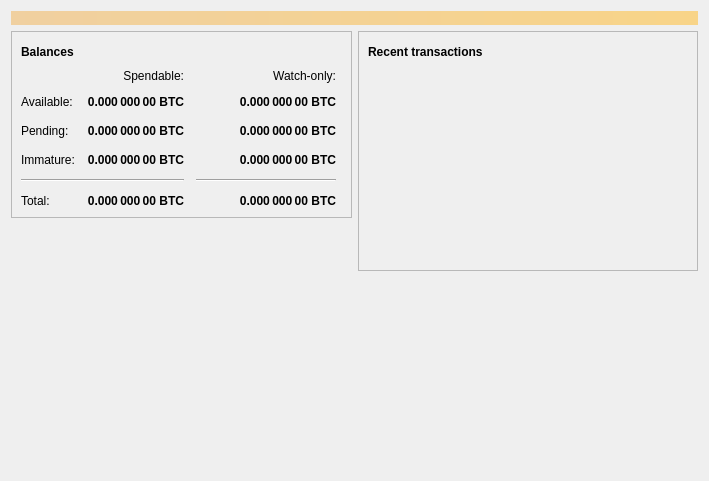
<?xml version="1.0" encoding="UTF-8"?>
<ui version="4.0">
 <class>OverviewPage</class>
 <widget class="QWidget" name="OverviewPage">
  <property name="geometry">
   <rect>
    <x>0</x>
    <y>0</y>
    <width>709</width>
    <height>481</height>
   </rect>
  </property>
  <property name="windowTitle">
   <string>Form</string>
  </property>
  <layout class="QVBoxLayout" name="topLayout">
   <item>
    <widget class="QLabel" name="labelAlerts">
     <property name="visible">
      <bool>false</bool>
     </property>
     <property name="styleSheet">
      <string notr="true">QLabel { background-color: qlineargradient(x1: 0, y1: 0, x2: 1, y2: 0, stop:0 #F0D0A0, stop:1 #F8D488); color:#000000; }</string>
     </property>
     <property name="wordWrap">
      <bool>true</bool>
     </property>
     <property name="margin">
      <number>3</number>
     </property>
     <property name="textInteractionFlags">
      <set>Qt::TextSelectableByMouse</set>
     </property>
    </widget>
   </item>
   <item>
    <layout class="QHBoxLayout" name="horizontalLayout" stretch="1,1">
     <item>
      <layout class="QVBoxLayout" name="verticalLayout_2">
       <item>
        <widget class="QFrame" name="frame">
         <property name="frameShape">
          <enum>QFrame::StyledPanel</enum>
         </property>
         <property name="frameShadow">
          <enum>QFrame::Raised</enum>
         </property>
         <layout class="QVBoxLayout" name="verticalLayout_4">
          <item>
           <layout class="QHBoxLayout" name="horizontalLayout_4">
            <item>
             <widget class="QLabel" name="label_5">
              <property name="font">
               <font>
                <weight>75</weight>
                <bold>true</bold>
               </font>
              </property>
              <property name="text">
               <string>Balances</string>
              </property>
             </widget>
            </item>
            <item>
             <widget class="QPushButton" name="labelWalletStatus">
              <property name="enabled">
               <bool>false</bool>
              </property>
              <property name="maximumSize">
               <size>
                <width>30</width>
                <height>16777215</height>
               </size>
              </property>
              <property name="toolTip">
               <string>The displayed information may be out of date. Your wallet automatically synchronizes with the Bitcoin network after a connection is established, but this process has not completed yet.</string>
              </property>
              <property name="text">
               <string/>
              </property>
              <property name="icon">
               <iconset resource="../bitcoin.qrc">
                <normaloff>:/icons/warning</normaloff>
                <disabledoff>:/icons/warning</disabledoff>:/icons/warning</iconset>
              </property>
              <property name="iconSize">
               <size>
                <width>24</width>
                <height>24</height>
               </size>
              </property>
              <property name="flat">
               <bool>true</bool>
              </property>
             </widget>
            </item>
            <item>
             <spacer name="horizontalSpacer_3">
              <property name="orientation">
               <enum>Qt::Horizontal</enum>
              </property>
              <property name="sizeHint" stdset="0">
               <size>
                <width>40</width>
                <height>20</height>
               </size>
              </property>
             </spacer>
            </item>
           </layout>
          </item>
          <item>
           <layout class="QGridLayout" name="gridLayout">
            <property name="spacing">
             <number>12</number>
            </property>
            <item row="2" column="2">
             <widget class="QLabel" name="labelWatchPending">
              <property name="font">
               <font>
                <weight>75</weight>
                <bold>true</bold>
               </font>
              </property>
              <property name="cursor">
               <cursorShape>IBeamCursor</cursorShape>
              </property>
              <property name="toolTip">
               <string>Unconfirmed transactions to watch-only addresses</string>
              </property>
              <property name="text">
               <string notr="true">0.000 000 00 BTC</string>
              </property>
              <property name="alignment">
               <set>Qt::AlignRight|Qt::AlignTrailing|Qt::AlignVCenter</set>
              </property>
              <property name="textInteractionFlags">
               <set>Qt::LinksAccessibleByMouse|Qt::TextSelectableByKeyboard|Qt::TextSelectableByMouse</set>
              </property>
             </widget>
            </item>
            <item row="2" column="1">
             <widget class="QLabel" name="labelUnconfirmed">
              <property name="font">
               <font>
                <weight>75</weight>
                <bold>true</bold>
               </font>
              </property>
              <property name="cursor">
               <cursorShape>IBeamCursor</cursorShape>
              </property>
              <property name="toolTip">
               <string>Total of transactions that have yet to be confirmed, and do not yet count toward the spendable balance</string>
              </property>
              <property name="text">
               <string notr="true">0.000 000 00 BTC</string>
              </property>
              <property name="alignment">
               <set>Qt::AlignRight|Qt::AlignTrailing|Qt::AlignVCenter</set>
              </property>
              <property name="textInteractionFlags">
               <set>Qt::LinksAccessibleByMouse|Qt::TextSelectableByKeyboard|Qt::TextSelectableByMouse</set>
              </property>
             </widget>
            </item>
            <item row="3" column="2">
             <widget class="QLabel" name="labelWatchImmature">
              <property name="font">
               <font>
                <weight>75</weight>
                <bold>true</bold>
               </font>
              </property>
              <property name="cursor">
               <cursorShape>IBeamCursor</cursorShape>
              </property>
              <property name="toolTip">
               <string>Mined balance in watch-only addresses that has not yet matured</string>
              </property>
              <property name="text">
               <string notr="true">0.000 000 00 BTC</string>
              </property>
              <property name="alignment">
               <set>Qt::AlignRight|Qt::AlignTrailing|Qt::AlignVCenter</set>
              </property>
              <property name="textInteractionFlags">
               <set>Qt::LinksAccessibleByMouse|Qt::TextSelectableByKeyboard|Qt::TextSelectableByMouse</set>
              </property>
             </widget>
            </item>
            <item row="4" column="0" colspan="2">
             <widget class="Line" name="line">
              <property name="orientation">
               <enum>Qt::Horizontal</enum>
              </property>
             </widget>
            </item>
            <item row="4" column="2">
             <widget class="Line" name="lineWatchBalance">
              <property name="sizePolicy">
               <sizepolicy hsizetype="Preferred" vsizetype="Fixed">
                <horstretch>0</horstretch>
                <verstretch>0</verstretch>
               </sizepolicy>
              </property>
              <property name="minimumSize">
               <size>
                <width>140</width>
                <height>0</height>
               </size>
              </property>
              <property name="orientation">
               <enum>Qt::Horizontal</enum>
              </property>
             </widget>
            </item>
            <item row="5" column="0">
             <widget class="QLabel" name="labelTotalText">
              <property name="text">
               <string>Total:</string>
              </property>
             </widget>
            </item>
            <item row="3" column="1">
             <widget class="QLabel" name="labelImmature">
              <property name="font">
               <font>
                <weight>75</weight>
                <bold>true</bold>
               </font>
              </property>
              <property name="cursor">
               <cursorShape>IBeamCursor</cursorShape>
              </property>
              <property name="toolTip">
               <string>Mined balance that has not yet matured</string>
              </property>
              <property name="text">
               <string notr="true">0.000 000 00 BTC</string>
              </property>
              <property name="alignment">
               <set>Qt::AlignRight|Qt::AlignTrailing|Qt::AlignVCenter</set>
              </property>
              <property name="textInteractionFlags">
               <set>Qt::LinksAccessibleByMouse|Qt::TextSelectableByKeyboard|Qt::TextSelectableByMouse</set>
              </property>
             </widget>
            </item>
            <item row="2" column="3">
             <spacer name="horizontalSpacer_2">
              <property name="orientation">
               <enum>Qt::Horizontal</enum>
              </property>
              <property name="sizeHint" stdset="0">
               <size>
                <width>40</width>
                <height>20</height>
               </size>
              </property>
             </spacer>
            </item>
            <item row="3" column="0">
             <widget class="QLabel" name="labelImmatureText">
              <property name="text">
               <string>Immature:</string>
              </property>
             </widget>
            </item>
            <item row="5" column="1">
             <widget class="QLabel" name="labelTotal">
              <property name="font">
               <font>
                <weight>75</weight>
                <bold>true</bold>
               </font>
              </property>
              <property name="cursor">
               <cursorShape>IBeamCursor</cursorShape>
              </property>
              <property name="toolTip">
               <string>Your current total balance</string>
              </property>
              <property name="text">
               <string notr="true">0.000 000 00 BTC</string>
              </property>
              <property name="alignment">
               <set>Qt::AlignRight|Qt::AlignTrailing|Qt::AlignVCenter</set>
              </property>
              <property name="textInteractionFlags">
               <set>Qt::LinksAccessibleByMouse|Qt::TextSelectableByKeyboard|Qt::TextSelectableByMouse</set>
              </property>
             </widget>
            </item>
            <item row="5" column="2">
             <widget class="QLabel" name="labelWatchTotal">
              <property name="font">
               <font>
                <weight>75</weight>
                <bold>true</bold>
               </font>
              </property>
              <property name="cursor">
               <cursorShape>IBeamCursor</cursorShape>
              </property>
              <property name="toolTip">
               <string>Current total balance in watch-only addresses</string>
              </property>
              <property name="text">
               <string notr="true">0.000 000 00 BTC</string>
              </property>
              <property name="alignment">
               <set>Qt::AlignRight|Qt::AlignTrailing|Qt::AlignVCenter</set>
              </property>
              <property name="textInteractionFlags">
               <set>Qt::LinksAccessibleByMouse|Qt::TextSelectableByKeyboard|Qt::TextSelectableByMouse</set>
              </property>
             </widget>
            </item>
            <item row="0" column="2">
             <widget class="QLabel" name="labelWatchonly">
              <property name="text">
               <string>Watch-only:</string>
              </property>
              <property name="alignment">
               <set>Qt::AlignRight|Qt::AlignTrailing|Qt::AlignVCenter</set>
              </property>
             </widget>
            </item>
            <item row="1" column="0">
             <widget class="QLabel" name="labelBalanceText">
              <property name="text">
               <string>Available:</string>
              </property>
             </widget>
            </item>
            <item row="1" column="1">
             <widget class="QLabel" name="labelBalance">
              <property name="font">
               <font>
                <weight>75</weight>
                <bold>true</bold>
               </font>
              </property>
              <property name="cursor">
               <cursorShape>IBeamCursor</cursorShape>
              </property>
              <property name="toolTip">
               <string>Your current spendable balance</string>
              </property>
              <property name="text">
               <string notr="true">0.000 000 00 BTC</string>
              </property>
              <property name="alignment">
               <set>Qt::AlignRight|Qt::AlignTrailing|Qt::AlignVCenter</set>
              </property>
              <property name="textInteractionFlags">
               <set>Qt::LinksAccessibleByMouse|Qt::TextSelectableByKeyboard|Qt::TextSelectableByMouse</set>
              </property>
             </widget>
            </item>
            <item row="1" column="2">
             <widget class="QLabel" name="labelWatchAvailable">
              <property name="font">
               <font>
                <weight>75</weight>
                <bold>true</bold>
               </font>
              </property>
              <property name="cursor">
               <cursorShape>IBeamCursor</cursorShape>
              </property>
              <property name="toolTip">
               <string>Your current balance in watch-only addresses</string>
              </property>
              <property name="text">
               <string notr="true">0.000 000 00 BTC</string>
              </property>
              <property name="alignment">
               <set>Qt::AlignRight|Qt::AlignTrailing|Qt::AlignVCenter</set>
              </property>
              <property name="textInteractionFlags">
               <set>Qt::LinksAccessibleByMouse|Qt::TextSelectableByKeyboard|Qt::TextSelectableByMouse</set>
              </property>
             </widget>
            </item>
            <item row="2" column="0">
             <widget class="QLabel" name="labelPendingText">
              <property name="text">
               <string>Pending:</string>
              </property>
             </widget>
            </item>
            <item row="0" column="1">
             <widget class="QLabel" name="labelSpendable">
              <property name="text">
               <string>Spendable:</string>
              </property>
              <property name="alignment">
               <set>Qt::AlignRight|Qt::AlignTrailing|Qt::AlignVCenter</set>
              </property>
             </widget>
            </item>
           </layout>
          </item>
         </layout>
        </widget>
       </item>
       <item>
        <spacer name="verticalSpacer">
         <property name="orientation">
          <enum>Qt::Vertical</enum>
         </property>
         <property name="sizeHint" stdset="0">
          <size>
           <width>20</width>
           <height>40</height>
          </size>
         </property>
        </spacer>
       </item>
       <item>
        <widget class="QLabel" name="labelBgCoin">
         <property name="sizePolicy">
          <sizepolicy hsizetype="Preferred" vsizetype="Preferred">
           <horstretch>0</horstretch>
           <verstretch>0</verstretch>
          </sizepolicy>
         </property>
         <property name="text">
          <string/>
         </property>
         <property name="pixmap">
          <pixmap resource="../bitcoin.qrc">:/images/wallet_bgcoin</pixmap>
         </property>
         <property name="scaledContents">
          <bool>false</bool>
         </property>
         <property name="alignment">
          <set>Qt::AlignBottom|Qt::AlignHCenter</set>
         </property>
         <property name="wordWrap">
          <bool>false</bool>
         </property>
         <property name="margin">
          <number>0</number>
         </property>
         <property name="indent">
          <number>0</number>
         </property>
         <property name="openExternalLinks">
          <bool>false</bool>
         </property>
        </widget>
       </item>
      </layout>
     </item>
     <item>
      <layout class="QVBoxLayout" name="verticalLayout_3">
       <item>
        <widget class="QFrame" name="frame_2">
         <property name="frameShape">
          <enum>QFrame::StyledPanel</enum>
         </property>
         <property name="frameShadow">
          <enum>QFrame::Raised</enum>
         </property>
         <layout class="QVBoxLayout" name="verticalLayout">
          <item>
           <layout class="QHBoxLayout" name="horizontalLayout_2">
            <item>
             <widget class="QLabel" name="label_4">
              <property name="font">
               <font>
                <weight>75</weight>
                <bold>true</bold>
               </font>
              </property>
              <property name="text">
               <string>Recent transactions</string>
              </property>
             </widget>
            </item>
            <item>
             <widget class="QPushButton" name="labelTransactionsStatus">
              <property name="enabled">
               <bool>false</bool>
              </property>
              <property name="maximumSize">
               <size>
                <width>30</width>
                <height>16777215</height>
               </size>
              </property>
              <property name="toolTip">
               <string>The displayed information may be out of date. Your wallet automatically synchronizes with the Bitcoin network after a connection is established, but this process has not completed yet.</string>
              </property>
              <property name="text">
               <string/>
              </property>
              <property name="icon">
               <iconset resource="../bitcoin.qrc">
                <normaloff>:/icons/warning</normaloff>
                <disabledoff>:/icons/warning</disabledoff>:/icons/warning</iconset>
              </property>
              <property name="iconSize">
               <size>
                <width>24</width>
                <height>24</height>
               </size>
              </property>
              <property name="flat">
               <bool>true</bool>
              </property>
             </widget>
            </item>
            <item>
             <spacer name="horizontalSpacer">
              <property name="orientation">
               <enum>Qt::Horizontal</enum>
              </property>
              <property name="sizeHint" stdset="0">
               <size>
                <width>40</width>
                <height>20</height>
               </size>
              </property>
             </spacer>
            </item>
           </layout>
          </item>
          <item>
           <widget class="QListView" name="listTransactions">
            <property name="styleSheet">
             <string notr="true">QListView { background: transparent; }</string>
            </property>
            <property name="frameShape">
             <enum>QFrame::NoFrame</enum>
            </property>
            <property name="verticalScrollBarPolicy">
             <enum>Qt::ScrollBarAlwaysOff</enum>
            </property>
            <property name="horizontalScrollBarPolicy">
             <enum>Qt::ScrollBarAlwaysOff</enum>
            </property>
            <property name="selectionMode">
             <enum>QAbstractItemView::NoSelection</enum>
            </property>
           </widget>
          </item>
         </layout>
        </widget>
       </item>
       <item>
        <spacer name="verticalSpacer_2">
         <property name="orientation">
          <enum>Qt::Vertical</enum>
         </property>
         <property name="sizeHint" stdset="0">
          <size>
           <width>20</width>
           <height>40</height>
          </size>
         </property>
        </spacer>
       </item>
       <item>
        <widget class="QLabel" name="labelBanner">
         <property name="sizePolicy">
          <sizepolicy hsizetype="Preferred" vsizetype="Preferred">
           <horstretch>0</horstretch>
           <verstretch>0</verstretch>
          </sizepolicy>
         </property>
         <property name="cursor">
          <cursorShape>ArrowCursor</cursorShape>
         </property>
         <property name="text">
          <string/>
         </property>
         <property name="pixmap">
          <pixmap resource="../bitcoin.qrc">:/images/banner</pixmap>
         </property>
         <property name="scaledContents">
          <bool>false</bool>
         </property>
         <property name="alignment">
          <set>Qt::AlignBottom|Qt::AlignHCenter</set>
         </property>
         <property name="wordWrap">
          <bool>false</bool>
         </property>
         <property name="margin">
          <number>0</number>
         </property>
         <property name="indent">
          <number>0</number>
         </property>
        </widget>
       </item>
      </layout>
     </item>
    </layout>
   </item>
  </layout>
 </widget>
 <resources>
  <include location="../bitcoin.qrc"/>
 </resources>
 <connections/>
</ui>
